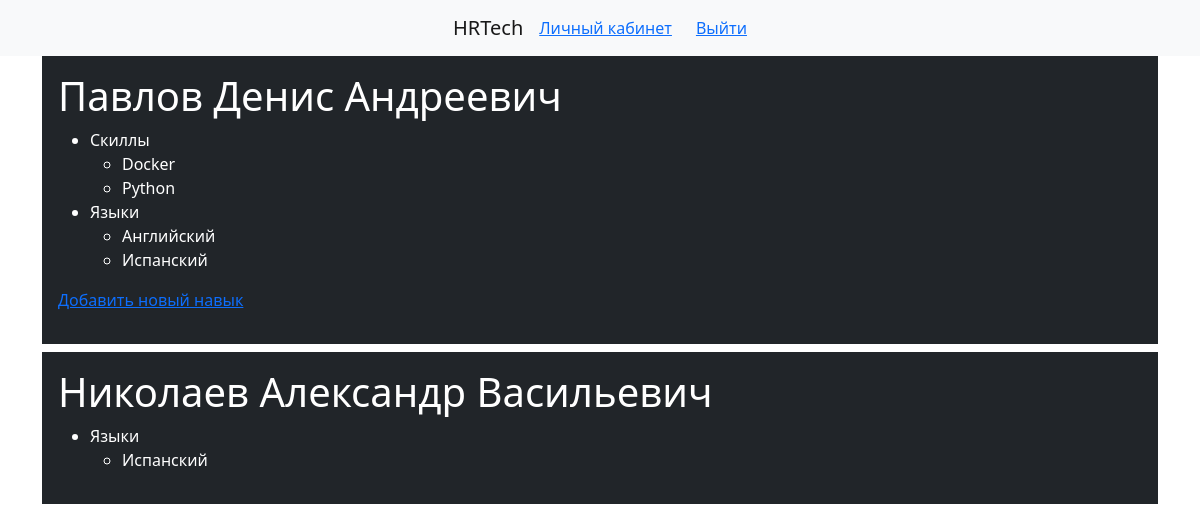
The page / (signed in) on the database its author committed.
### account/models.py (models this page shows, shortened)
class CustomUser(AbstractUser):
    username = None
    email = models.EmailField("email address", unique=True)
    first_name = models.CharField('Имя', max_length=50)
    second_name = models.CharField('Фамилия', max_length=50)
    third_name = models.CharField('Отчество', max_length=50)
    USERNAME_FIELD = "email" # make the user log in with the email
    REQUIRED_FIELDS = []

class SkillTag(models.Model):
    tag_name = models.CharField(max_length = 50)
    def __str__ (self):
        return self.tag_name

class Skill(models.Model):
    user = models.ManyToManyField(CustomUser, related_name='related_skills', blank=False)
    tag = models.ForeignKey(SkillTag, max_length = 50, on_delete=models.CASCADE)
    skill_name = models.CharField(max_length = 50)

### account/views.py (the view)
# urls.py: path('', home, name='home'),
@login_required
def home(request):
    customusers = CustomUser.objects.all()
    skills = Skill.objects.all()
    skill_form = SkillForm()
    print(customusers)
    return render(request, 'account/home.html', {'skills': skills, 'skill_form': skill_form, 'customusers': customusers,})

### templates/account/home.html
{% extends 'base.html' %}
{% block header %}
<nav class="navbar navbar-light bg-light">
  <div class="container d-flex justify-content-center">
    <a class="navbar-brand">HRTech</a>
    <a href="{% url 'account:home' %}">Личный кабинет<a>
      {% if user.is_authenticated %}
      <a class="ms-4" href="{% url 'account:logout' %}">Выйти</a>
      {% endif%}
  </div>
</nav>
{% endblock %}
{% block content %}
{% if user.is_authenticated %}
{% for customuser in customusers %}
<div class="container p-3 mb-2 bg-dark text-white">
  <h1>{{customuser.second_name}} {{customuser.first_name}} {{customuser.third_name}}</h1>
{% regroup customuser.related_skills.all by tag as tag_list %}
<ul>
  {% for tag in tag_list %}
      <li>{{ tag.grouper }}
      <ul>
          {% for skill in tag.list %}
            <li>{{ skill.skill_name }}</li>
          {% endfor %}
      </ul>
      </li>
  {% endfor %}
  </ul>
  {% if customuser == request.user %}
  <p><a href="{% url 'account:add_skill' %}">Добавить новый навык</a></p>
{%endif%}
</div>
{% endfor %}
{% else %}
  <a href="{% url 'account:login' %}">Войти</a> |
  <a href="{% url 'account:signup' %}">Зарегистрироваться</a>
{% endif %}
{% endblock %}

### templates/base.html (shortened to what this page needs)
<!DOCTYPE html>
<html>
<head>
  <link href="https://cdn.jsdelivr.net/npm/bootstrap@5.0.2/dist/css/bootstrap.min.css" rel="stylesheet">
</head>
<body>
  {%block header%}
  {%endblock%}
  <div class="container">
    {% block content %}
    {% endblock %}
  </div>
</body>
</html>

### rows shown on the page
CustomUser: second_name "Павлов", first_name "Денис", third_name "Андреевич", shows "Добавить новый навык"
SkillTag: grouper "Скиллы"
Skill: skill_name "Docker"
Skill: skill_name "Python"
SkillTag: grouper "Языки"
Skill: skill_name "Английский"
Skill: skill_name "Испанский"
CustomUser: second_name "Николаев", first_name "Александр", third_name "Васильевич"
